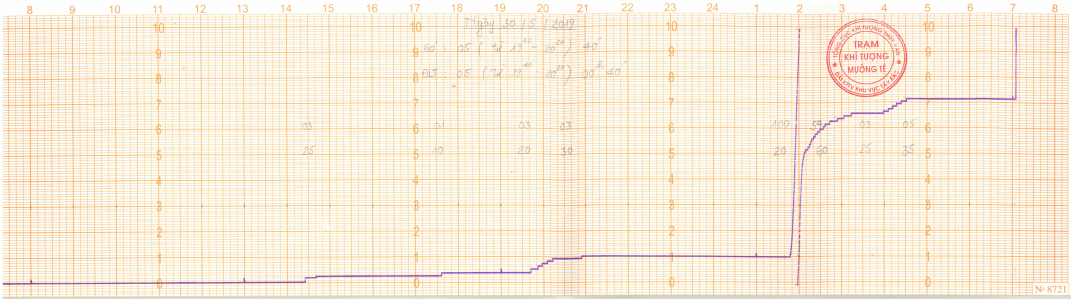
#> input picture Colab Notebooks/xu_ly_anh/Python code test/mua_muong_teT52019_8_1.png, 3213 x 897 px (shown at 1/3 size)
$ python 'line dectection.py'
#> lines starting #> are read from the running program, lines starting #| are printed output that depends on the picture; after the words box and inside, x2 and y2 are one past the last pixel; in counts of white or black regions, pixels touching at a corner belong together
import cv2
import numpy as np

image = cv2.imread('mua_muong_teT52019_8_1.png')
#> image is the input picture: shape (897, 3213, 3); mean B, G, R 218.1, 237.3, 249.5
img_hsv = cv2.cvtColor(image, cv2.COLOR_BGR2HSV)
#> img_hsv: shape (897, 3213, 3); mean H, S, V 38.1, 35.2, 250.9
#phat hien canh canny co thanh mau xam
gray = cv2.cvtColor(image, cv2.COLOR_BGR2GRAY)
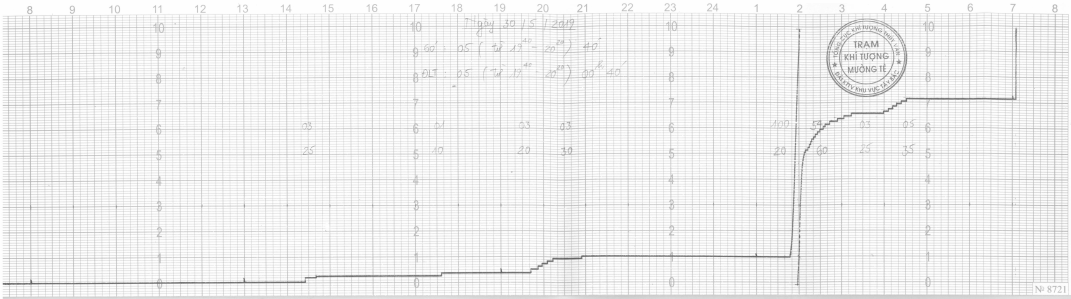
#> gray: shape (897, 3213) (shown at 1/3 size); min 93, max 254, mean 238.8
canimg = cv2.Canny(gray, 50,200)
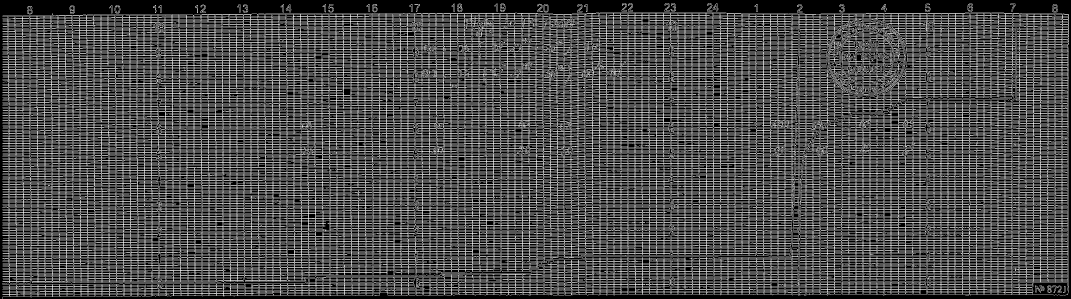
#> canimg: shape (897, 3213) (shown at 1/3 size); 29.4% white in thin lines or dots
# #phuong phap houghlines, bo tich luy tinh bang radian, do phan giai khoang cach
lines = cv2.HoughLines(canimg, 1,np.pi/180, 120, np.array([]))
#Vecto phan tu rho va theta
for line in lines:
#rho:khoang cach toa do khong tren cung ben trai
#theta:goc quay cua duong thang tinh bang radian
	rho,theta = line[0]
	a = np.cos(theta)
	b = np.sin(theta)

	x0 = a*rho
	y0 = b*rho

	#x1 = r * cos(theta) - 1000 * sin(theta)
	x1 = int(x0+1000*(-b))
	#y2 = r * sin(theta) + 1000 * cos(theta)
	y1 = int(y0 + 1000*(a))
	#x2 = r * cos(theta) + 1000 * sin(theta)
	x2 = int(x0-1000*(-b))
	#y2 = r * sin(theta) - 1000 * coss\(theta)
	y2 = int(y0 - 1000*(a))

	cv2.line(image,(x1,y1),(x2,y2), (0,0,255), 2)
#> this loop made 59759 passes
#> (line, rho, x0, y0, y1, y2) on passes 1 to 3: ([[745, 1.57]], 745, -3.26e-05, 745, 744, 745), ([[322, 1.57]], 322, -1.41e-05, 322, 321, 322), ([[722, 1.57]], 722, -3.16e-05, 722, 721, 722)
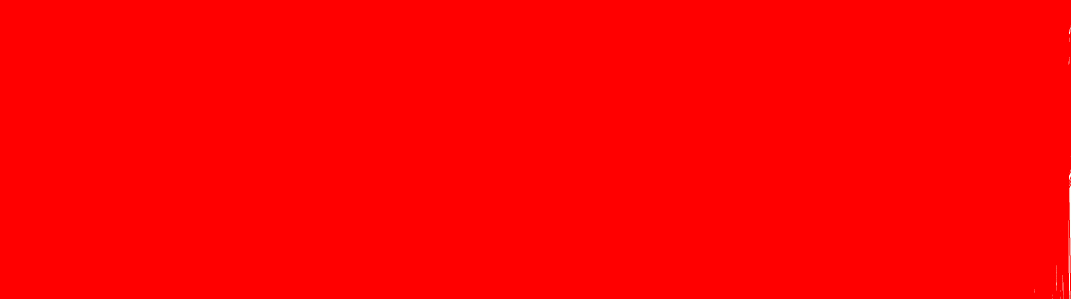
#> image: shape (897, 3213, 3) (shown at 1/3 size); mean B, G, R 0.1, 0.2, 255

def findHomography(image_1_kp, image_2_kp, matches):
    image_1_points = np.zeros((len(matches), 1, 2), dtype=np.float32)
    image_2_points = np.zeros((len(matches), 1, 2), dtype=np.float32)

    for i in range(0,len(matches)):
        image_1_points[i] = image_1_kp[matches[i].queryIdx].pt
        image_2_points[i] = image_2_kp[matches[i].trainIdx].pt


    homography, mask = cv2.findHomography(image_1_points, image_2_points, cv2.RANSAC, ransacReprojThreshold=2.0)

    return homography


canimg = cv2.resize(canimg,dsize = (int(canimg.shape[1]* 0.3), int(canimg.shape[0]* 0.3)))
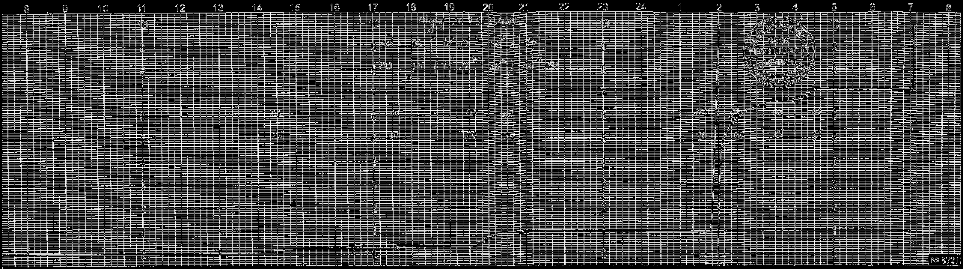
#> canimg: shape (269, 963); min 0, max 255, mean 75.2
purple_min = np.array([110, 0, 130], np.uint8)
purple_max = np.array([170, 150, 250], np.uint8)
img_threshed = cv2.inRange(img_hsv, purple_min, purple_max)
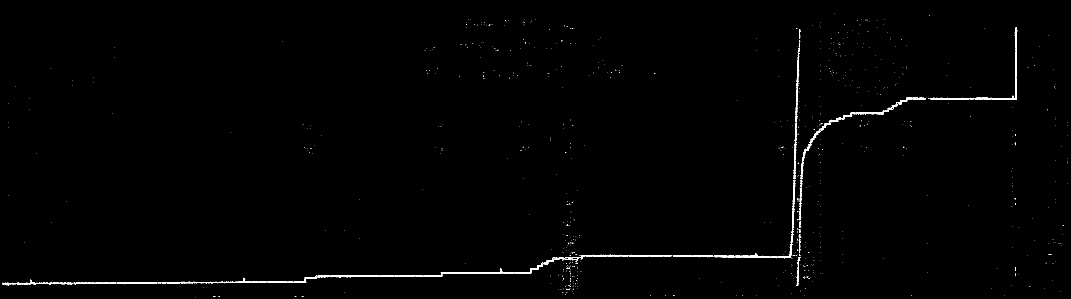
#> img_threshed: shape (897, 3213) (shown at 1/3 size); 0.6% white; 847 white regions (797 under 20 px), largest, box (x1, y1, x2, y2) and area: (486, 764, 1884, 852) 4505, (2410, 331, 2652, 461) 1382, (2142, 759, 2374, 776) 1024


kernel = np.ones((3, 3), np.uint8)
img_closing = cv2.morphologyEx(img_threshed, cv2.MORPH_CLOSE, kernel)
#> img_closing: shape (897, 3213); 0.73% white; 652 white regions (639 under 20 px), largest, box (x1, y1, x2, y2) and area: (8, 158, 2399, 856) 13382, (2398, 292, 2777, 661) 3327, (2789, 82, 3052, 300) 2254


cv2.imshow('Lines Detected',image)
cv2.imshow('Canny Dectection', canimg)
cv2.imshow('result',img_closing)


cv2.imwrite('AMT.jpg',canimg)
cv2.imwrite('AMTline.jpg',img_closing)
cv2.waitKey(0)
cv2.destroyAllWindows(0)

#> (the run stopped early here; a loop or call above may not have finished)

$ run again, with Colab Notebooks/xu_ly_anh/Python code test/am_muong_te_T72007_10_2.png copied over Colab Notebooks/xu_ly_anh/Python code test/mua_muong_teT52019_8_1.png
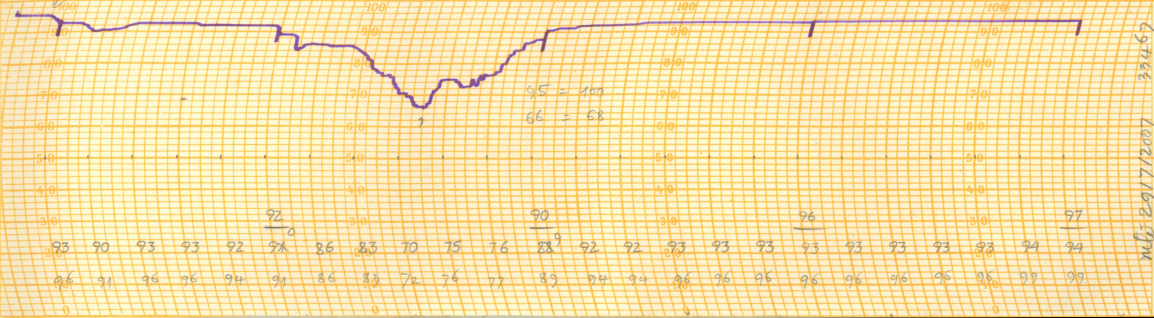
#> input picture Colab Notebooks/xu_ly_anh/Python code test/am_muong_te_T72007_10_2.png, 2308 x 636 px (shown at 1/2 size)
#> image is the input picture: shape (636, 2308, 3); mean B, G, R 167.3, 225.9, 248.9
#> img_hsv: shape (636, 2308, 3); mean H, S, V 23.8, 84.3, 249.1
#> `canimg = cv2.Canny(gray, 50,200)`:
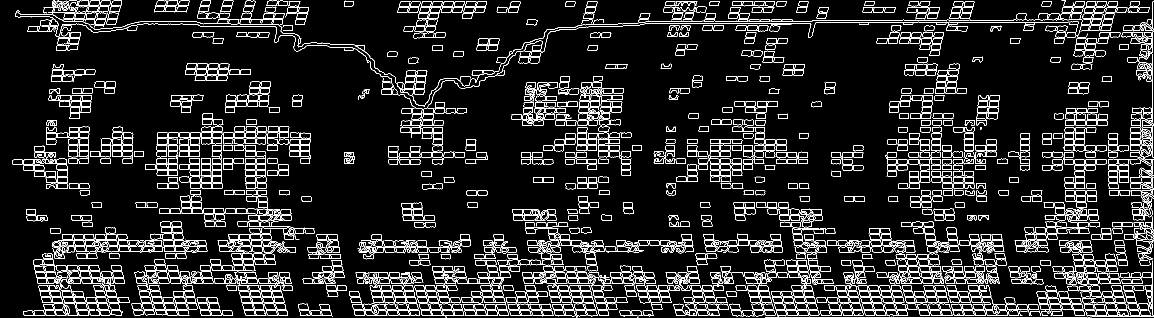
#> canimg: shape (636, 2308) (shown at 1/2 size); 9.3% white in thin lines or dots
#> the loop `for line in lines:` made 7106 passes
#> (rho, theta, a, b, x0, y0, x1, y1) on passes 1 to 3: (605, 1.57, -4.37e-08, 1, -2.64e-05, 605, -1000, 604), (618, 1.57, -4.37e-08, 1, -2.7e-05, 618, -1000, 617), (595, 1.57, -4.37e-08, 1, -2.6e-05, 595, -1000, 594)
#> `img_threshed = cv2.inRange(img_hsv, purple_min, purple_max)`:
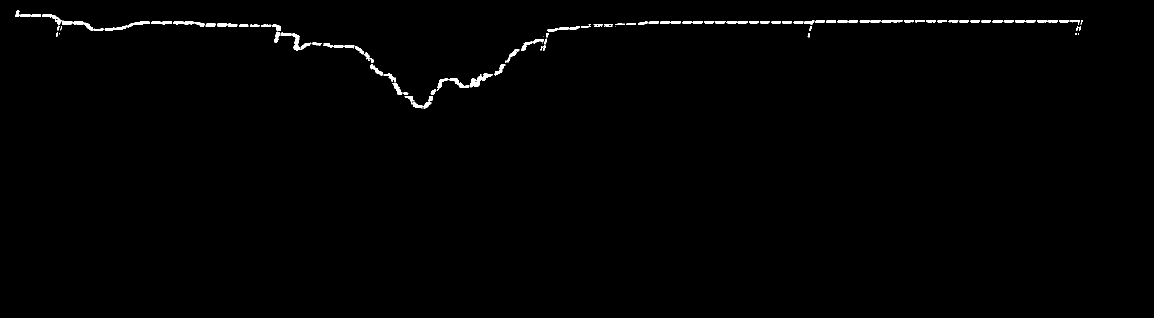
#> img_threshed: shape (636, 2308) (shown at 1/2 size); 0.76% white; 132 white regions (23 under 20 px), largest, box (x1, y1, x2, y2) and area: (561, 65, 599, 101) 433, (940, 147, 986, 175) 387, (30, 21, 82, 34) 275
#> img_closing: shape (636, 2308); 0.81% white; 40 white regions (7 under 20 px), largest, box (x1, y1, x2, y2) and area: (30, 21, 475, 62) 2442, (500, 48, 643, 101) 1113, (861, 147, 986, 189) 1045
